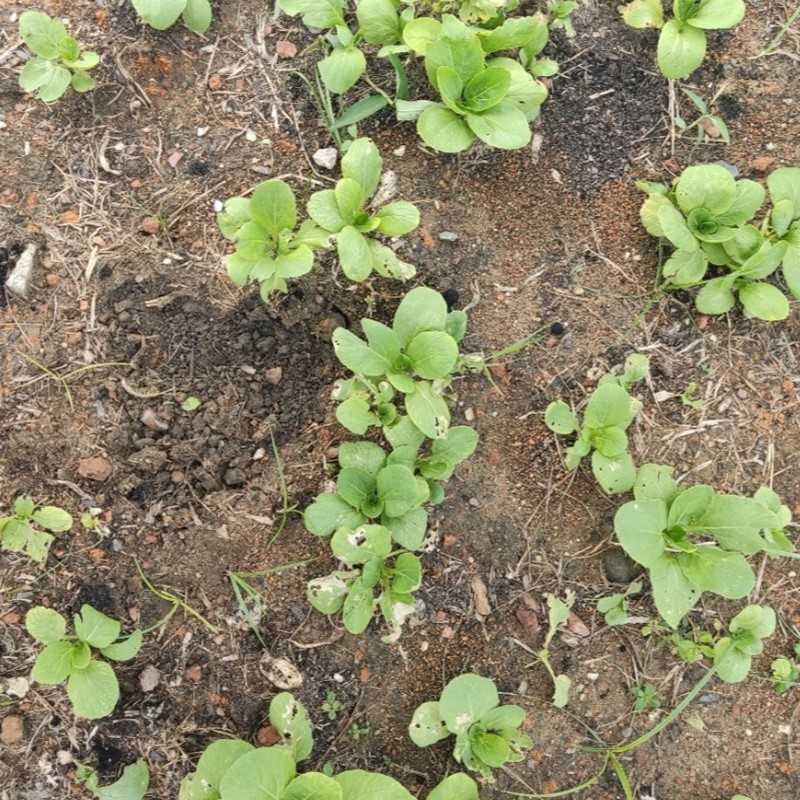
#> input picture test2.jpg, 800 x 800 px; its folder holds only this picture in this run
$ python -i greenonbrown.py   (imports and definitions only)   (older library calls are emulated)
#> lines starting #> are read from the running program, lines starting #| are printed output that depends on the picture; after the words box and inside, x2 and y2 are one past the last pixel; in counts of white or black regions, pixels touching at a corner belong together
#> further down, picture is the input picture: shape (800, 800, 3); mean B, G, R 102.5, 135.8, 139.2
### algorithms.py
import numpy as np
import cv2

### Adding a new algorithm ###
"""
To add a new algorithm the only requirement is that it accepts a BGR (opencv) image and returns a grayscale
image as an output. If it returns a binary image (like hsv) then it must return a boolean True in addition to the image
as it has already been thresholded.
"""


##############################

def exg(image):
    """
    Takes an image and processes it using ExG. Returns a single channel exG output.
    Developed by Woebbecke et al. 1995.
    :return: grayscale image
    """
    # using array slicing to split into channels
    blue = image[:, :, 0].astype(np.float32)
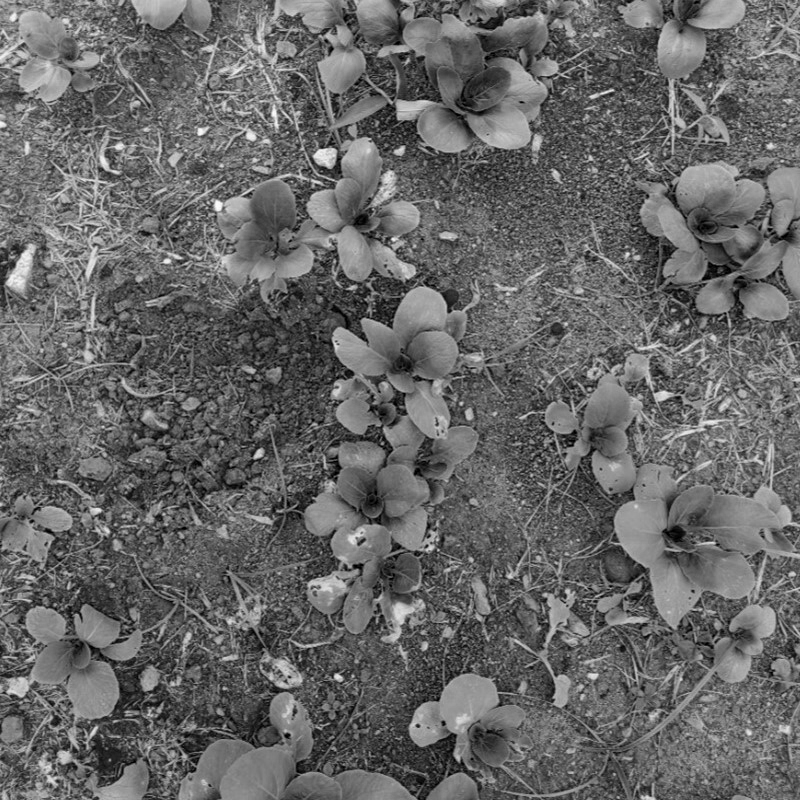
#> blue: shape (800, 800) float32; min 0, max 251, mean 102.5
    green = image[:, :, 1].astype(np.float32)
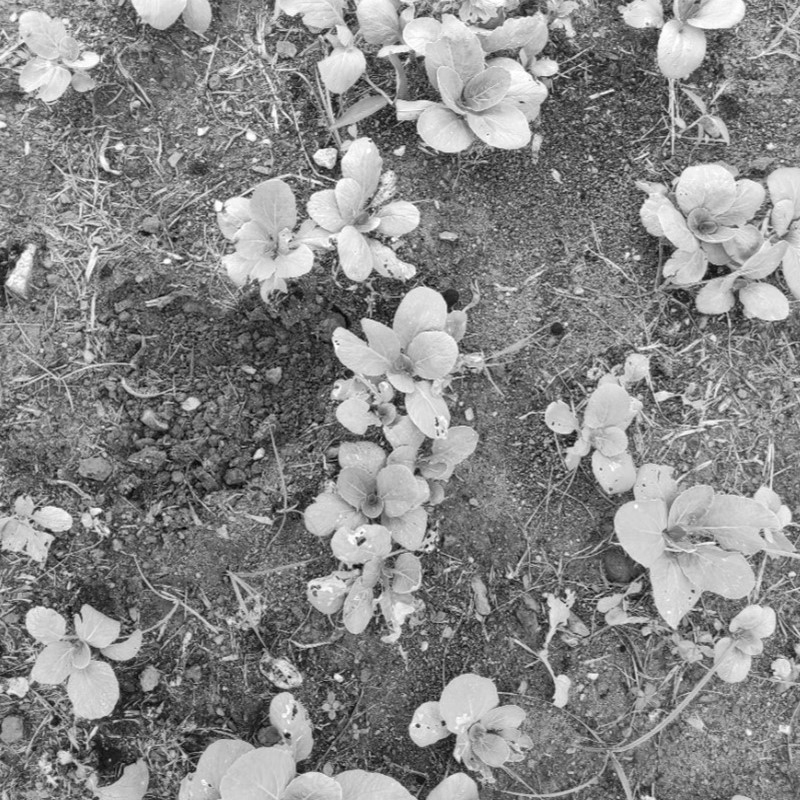
#> green: shape (800, 800) float32; min 1, max 255, mean 135.8
    red = image[:, :, 2].astype(np.float32)
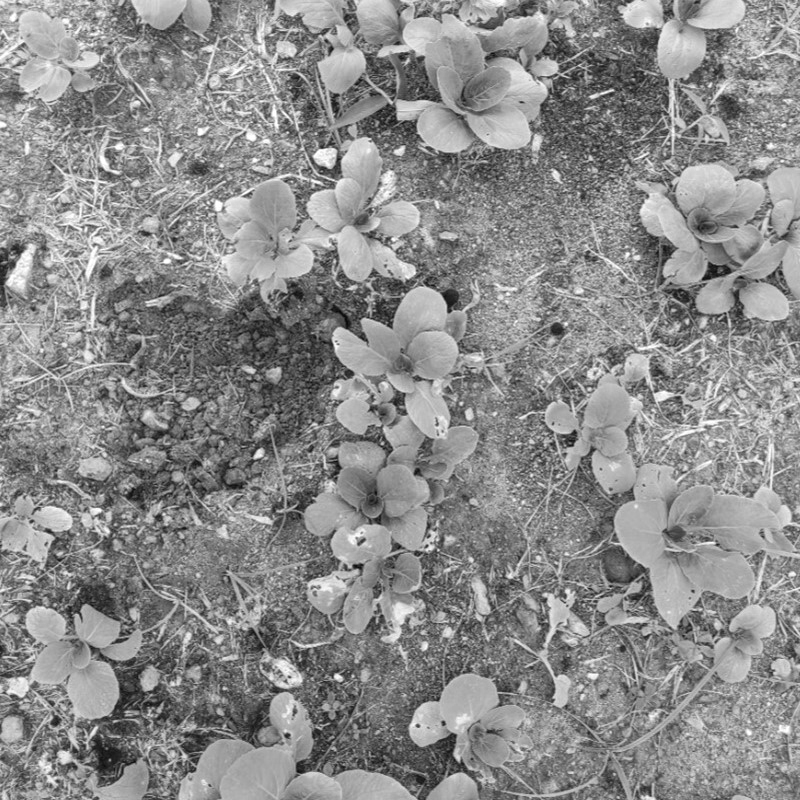
#> red: shape (800, 800) float32; min 1, max 255, mean 139.2
    # cv2.imshow('blue', blue.astype('uint8'))
    # cv2.imshow('green', green.astype('uint8'))
    # cv2.imshow('red', red.astype('uint8'))

    imgOut = 2 * green - red - blue
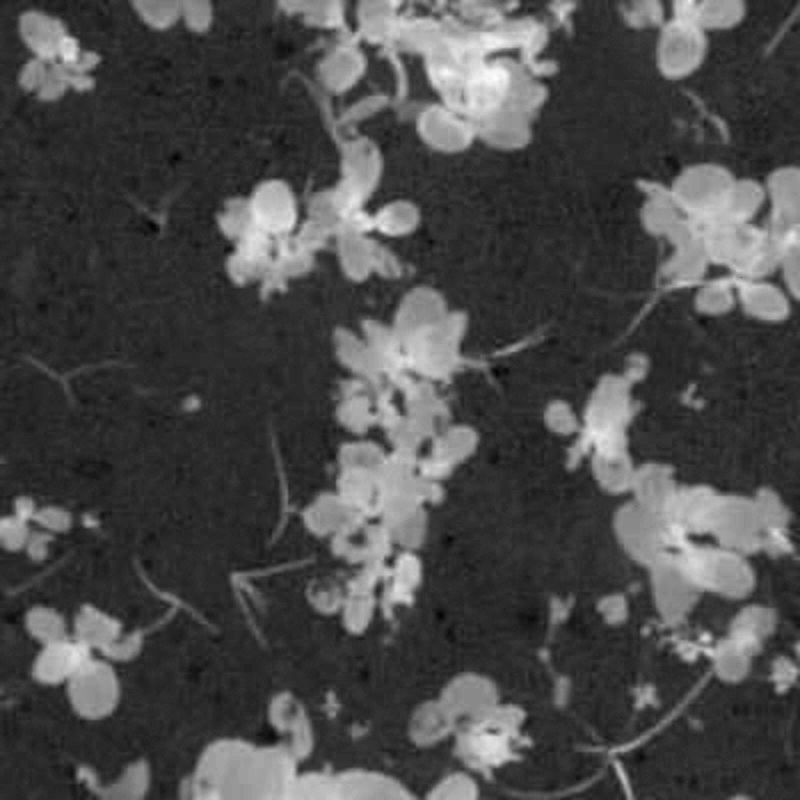
#> imgOut: shape (800, 800) float32; min -41, max 198, mean 29.7; drawn with min black and max white
    imgOut = np.clip(imgOut, 0, 255)
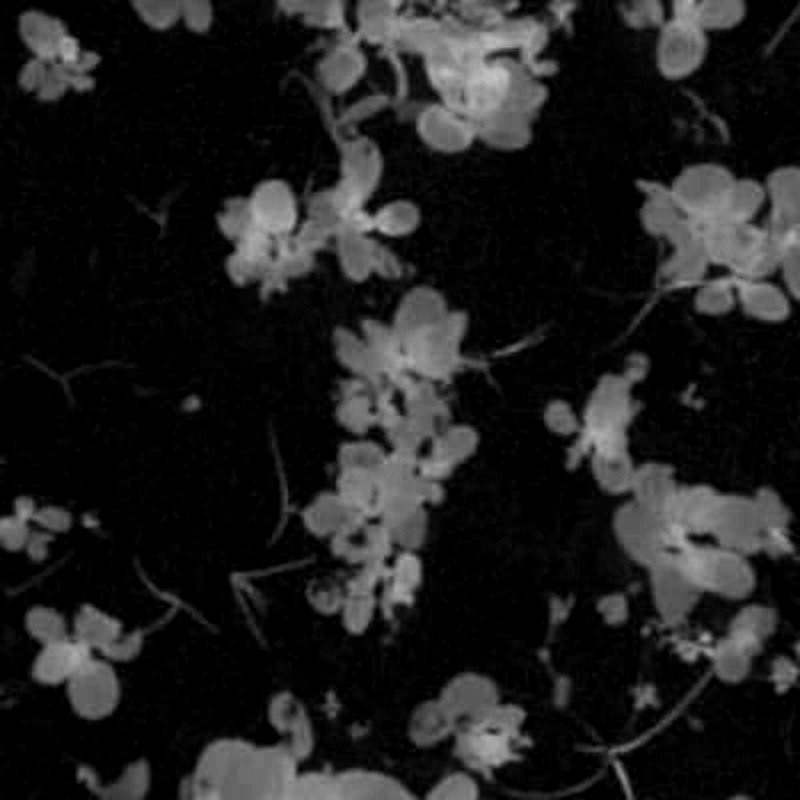
#> imgOut: shape (800, 800) float32; min 0, max 198, mean 31
    imgOut = imgOut.astype('uint8')

    cv2.imshow('ExG', imgOut)
    return imgOut


# [227 lines left out: functions maxg, exg_standardised, exg_standardised_hue, exgr, hsv, gndvi and 4 more, not called in this run]

### greenonbrown.py
from algorithms import exg, exg_standardised, exg_standardised_hue, hsv, exgr, gndvi, maxg
from imutils import grab_contours
import numpy as np
import cv2

# [2 lines not run here, left out]

class GreenOnBrown:
    def __init__(self, algorithm='exg', label_file='models/labels.txt'):
        self.algorithm = algorithm

    def inference(self,
                  image,
                  exgMin=22,
                  exgMax=250,
                  hueMin=30,
                  hueMax=90,
                  brightnessMin=5,
                  brightnessMax=200,
                  saturationMin=30,
                  saturationMax=255,
                  minArea=10,
                  show_display=True,
                  algorithm='exg',
                  invert_hue=False):
        '''
        Uses a provided algorithm and contour detection to determine green objects in the image. Min and Max
        thresholds are provided.
        :param image: input image to be analysed
        :param exgMin: minimum exG threshold value
        :param exgMax: maximum exG threshold value
        :param hueMin: minimum hue threshold value
        :param hueMax: maximum hue threshold value
        :param brightnessMin: minimum brightness threshold value
        :param brightnessMax: maximum brightness threshold value
        :param saturationMin: minimum saturation threshold value
        :param saturationMax: maximum saturation threshold value
        :param minArea: minimum area for the detection - used to filter out small detections
        :param show_display: True: show windows; False: operates in headless mode
        :param algorithm: the algorithm to use. Defaults to ExG if not correct
        :return: returns the contours, bounding boxes, centroids and the image on which the boxes have been drawn
        '''

        # different algorithm options, add in your algorithm here if you make a new one!
        threshedAlready = False
        if algorithm == 'exg':
            output = exg(image)

        elif algorithm == 'exgr':
            output = exgr(image)

        elif algorithm == 'maxg':
            output = maxg(image)

        elif algorithm == 'nexg':
            output = exg_standardised(image)

        elif algorithm == 'exhsv':
            output = exg_standardised_hue(image, hueMin=hueMin, hueMax=hueMax,
                                          brightnessMin=brightnessMin, brightnessMax=brightnessMax,
                                          saturationMin=saturationMin, saturationMax=saturationMax,
                                          invert_hue=invert_hue)

        elif algorithm == 'hsv':
            output, threshedAlready = hsv(image, hueMin=hueMin, hueMax=hueMax,
                                          brightnessMin=brightnessMin, brightnessMax=brightnessMax,
                                          saturationMin=saturationMin, saturationMax=saturationMax,
                                          invert_hue=invert_hue)

        elif algorithm == 'gndvi':
            output = gndvi(image)

        else:
            output = exg(image)
            print('[WARNING] DEFAULTED TO EXG')

        # run the thresholds provided
        kernel = cv2.getStructuringElement(cv2.MORPH_ELLIPSE, (3, 3))
        self.weedCenters = []
        self.boxes = []

        # if not a binary image, run an adaptive threshold on the area that fits within the thresholded bounds.
        if not threshedAlready:
            output = np.where(output > exgMin, output, 0)
            output = np.where(output > exgMax, 0, output)
            output = np.uint8(np.abs(output))
            if show_display:
                cv2.imshow("HSV Threshold on ExG", output)


            thresholdOut = cv2.adaptiveThreshold(output, 255, cv2.ADAPTIVE_THRESH_GAUSSIAN_C, cv2.THRESH_BINARY_INV, 31,
                                                 2)
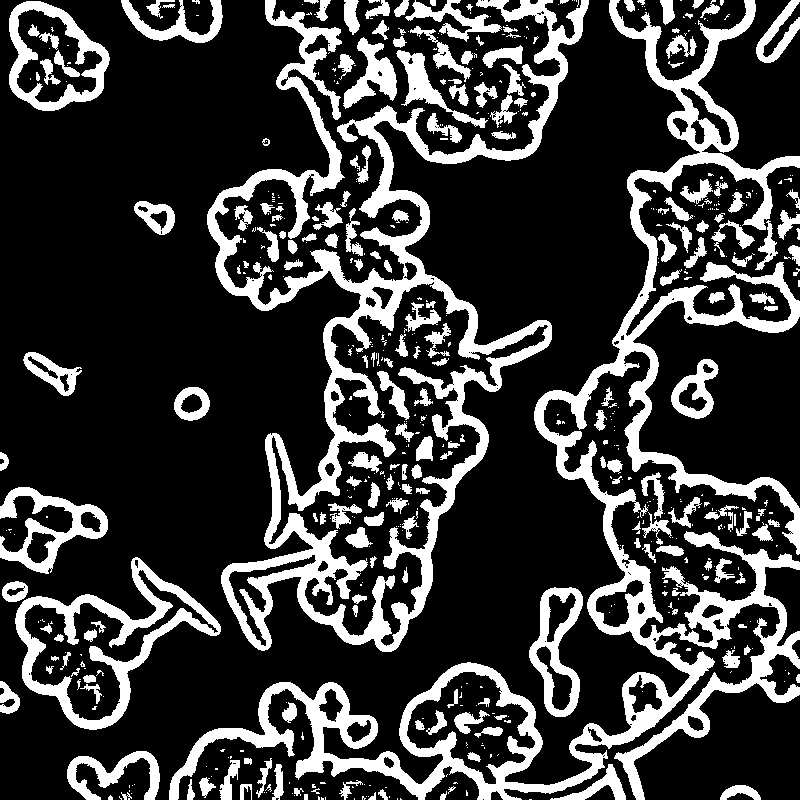
#> thresholdOut: shape (800, 800); 23% white; 575 white regions (359 under 20 px), largest, box (x1, y1, x2, y2) and area: (169, 0, 800, 800) 48953, (207, 0, 589, 652) 40519, (15, 557, 221, 730) 7451
            thresholdOut = cv2.morphologyEx(thresholdOut, cv2.MORPH_CLOSE, kernel, iterations=1)
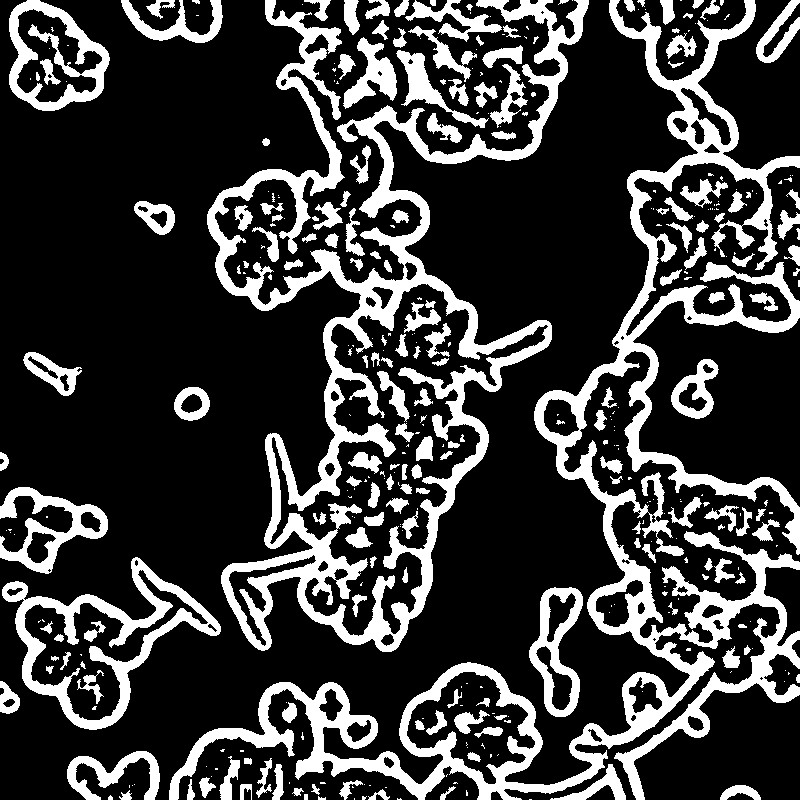
#> thresholdOut: shape (800, 800); 23.5% white; 381 white regions (197 under 20 px)

        # if already binary, run morphological operations to remove any noise
        if threshedAlready:
            thresholdOut = cv2.morphologyEx(output, cv2.MORPH_CLOSE, kernel, iterations=5)

        if show_display:
            cv2.imshow("Binary Threshold", thresholdOut)

        # find all the contours on the binary images
        self.cnts = cv2.findContours(thresholdOut.copy(), cv2.RETR_EXTERNAL, cv2.CHAIN_APPROX_SIMPLE)
#> self.cnts = 266 contours, 158 with area under 20; largest, box (x1, y1, x2, y2) and area: (207, 0, 589, 652) 74320, (169, 0, 800, 800) 60030, (2, 557, 221, 730) 16248, (9, 0, 110, 111) 8027, (529, 587, 583, 717) 4096
        self.cnts = grab_contours(self.cnts)

        # loop over all the detected contours and calculate the centres and bounding boxes
        for c in self.cnts:
            # filter based on total area of contour
            if minArea < cv2.contourArea(c) < 2500:
                # calculate the min bounding box
                startX, startY, boxW, boxH = cv2.boundingRect(c)
                endX = startX + boxW
                endY = startY + boxH

                # save the bounding box
                self.boxes.append([startX, startY, boxW, boxH])
                # compute box center
                centerX = int(startX + (boxW / 2))
                centerY = int(startY + (boxH / 2))
                self.weedCenters.append([centerX, centerY])
#> this loop made 266 passes
#> (c, startX, startY, boxW, boxH, endX, endY, centerX) on pass 7: ([[304, 794], [304, 799], [307, 799], [307, 794]], 304, 794, 4, 6, 308, 800, 306)
#> (startX, startY, boxW, boxH, endX, endY, centerX, centerY) on passes 5, 6, 9, 10, 11, 13: (318, 796, 8, 4, 326, 800, 322, 798), (108, 795, 5, 5, 113, 800, 110, 797), (119, 790, 13, 10, 132, 800, 125, 795), (368, 789, 22, 11, 390, 800, 379, 794), (292, 788, 12, 8, 304, 796, 298, 792), (440, 786, 16, 14, 456, 800, 448, 793)
#> after the loop, self.boxes = 129 items, first 6: [318, 796, 8, 4], [108, 795, 5, 5], [304, 794, 4, 6], [119, 790, 13, 10], [368, 789, 22, 11], [292, 788, 12, 8]; self.weedCenters = 129 pairs, first value 4 to 798, second value 2 to 798

        # Convert your detection results into the format expected by from_azure_analyze_image()
        detections = []
        for box, _ in zip(self.boxes, self.weedCenters):
            x, y, w, h = box
            confidence = 1.0  # You may adjust this based on your confidence estimation
            class_id = 0  # Assuming there's only one class for weed detection
            detections.append({
                "boundingBox": {"x": x, "y": y, "w": w, "h": h},
                "tags": [{"name": "weed", "confidence": confidence}]
            })
#> this loop made 129 passes
#> box on passes 29 to 40: [735, 572, 11, 12], [714, 558, 21, 25], [704, 558, 9, 13], [642, 544, 14, 19], [634, 538, 7, 10], [718, 524, 7, 6], [632, 521, 9, 13], [752, 519, 28, 22], [756, 509, 10, 12], [736, 507, 16, 29], [704, 505, 35, 27], [703, 502, 7, 5]

        azure_result = {"objectsResult": {"values": detections}}

        # Return the result compatible with from_azure_analyze_image()
        return azure_result

>>> import cv2
>>> picture = cv2.imread('test2.jpg')
>>> result = GreenOnBrown().inference(picture)
